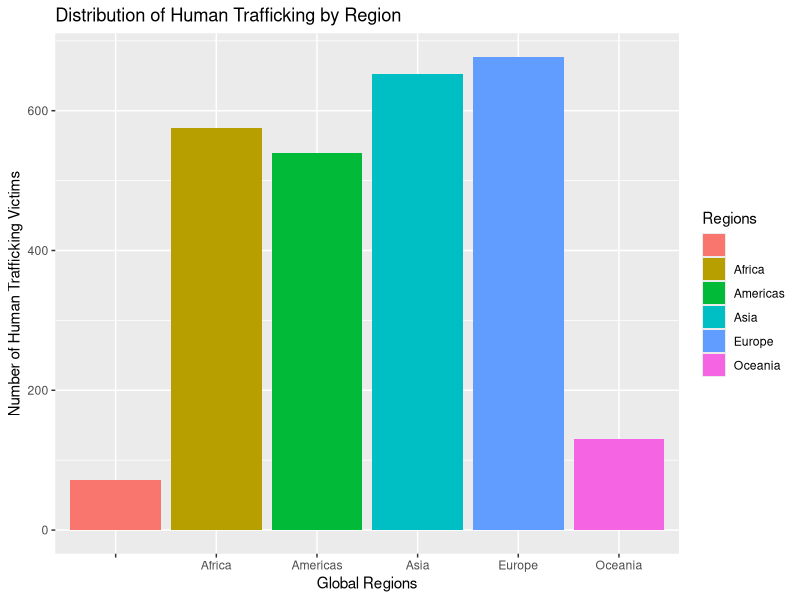

This chart was generated by the following R code:
## ---- chunk 1
##Load Data
ht_data <- read.csv("Human_trafficking_data.csv") 
## ---- chunk 2
library(tidyverse)
library(ggplot2)

Regions <- as.factor(ht_data$Region)

ggplot(ht_data, aes(x = Regions, fill = Regions)) + geom_bar() + labs(x = "Global Regions", y = "Number of Human Trafficking Victims", title= "Distribution of Human Trafficking by Region")
  
#scale_fill_manual(values = c(Oceania = "steelblue1", Americas = "indianred1", Africa = "turquoise2", Asia = "orange", Europe = "maroon1", ` ` = "purple"))
  
